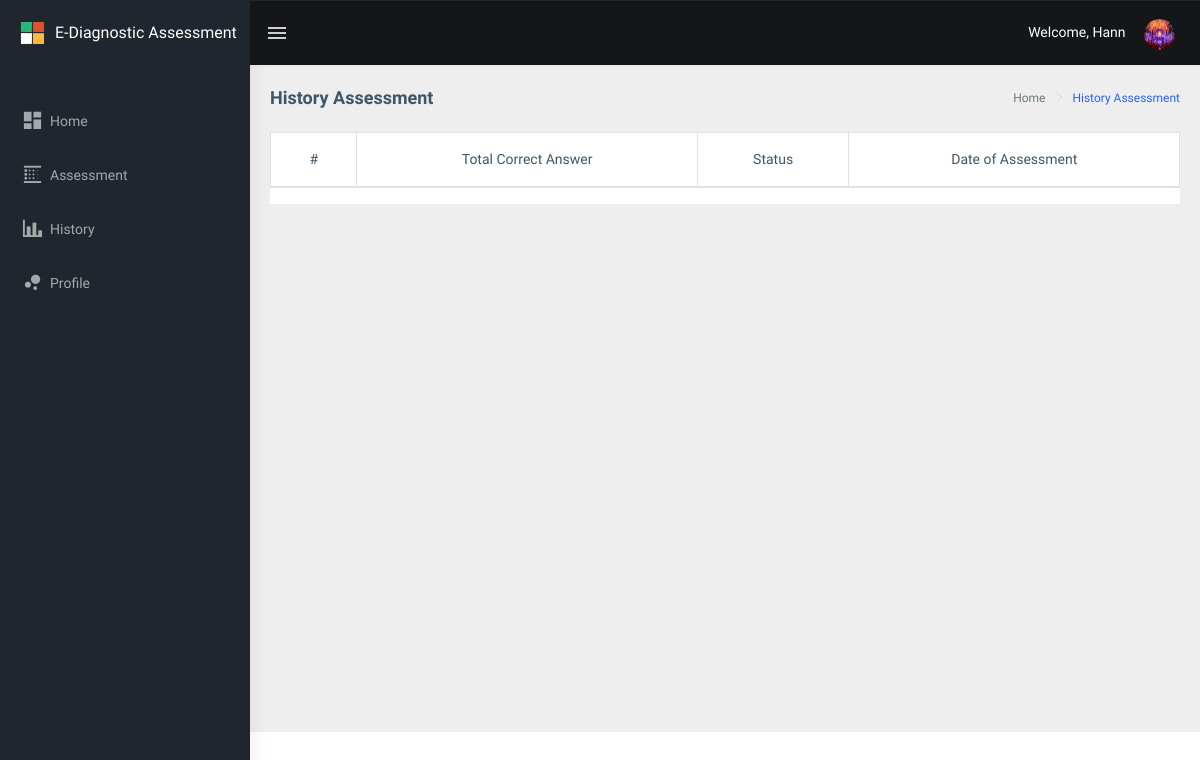
The app's page /public/main/student/history/index.php (signed in), older data.
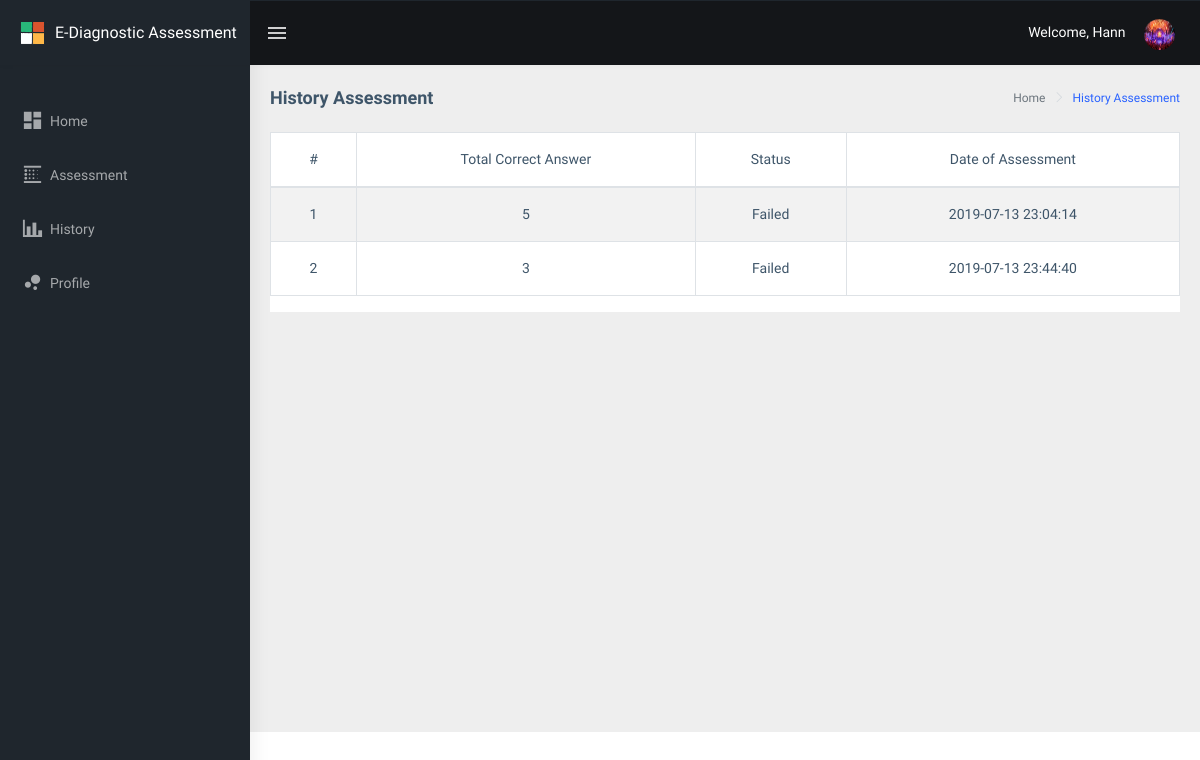
The same page, newer data.
### tables this page shows
CREATE TABLE `drxassessment_assessment_history` (
  `drxassessment_id` int(11) NOT NULL,
  `user_id` int(11) NOT NULL,
  `user_name` text NOT NULL,
  `user_email` text NOT NULL,
  `domain_name` text NOT NULL,
  `questions` text NOT NULL,
  `answer` text NOT NULL,
  `total_correct_answer` int(25) NOT NULL,
  `overall_score` int(100) NOT NULL,
  `created_at` datetime NOT NULL DEFAULT CURRENT_TIMESTAMP,
  `start_at` datetime NOT NULL,
  `end_at` datetime NOT NULL
);

### public/main/student/history/index.php (the view, shortened to what the changed rows need)
<?php
include("../../../../config/common/asdasf9z09x0c90zx90123.php");
$connection->setAttribute(PDO::ATTR_ERRMODE, PDO::ERRMODE_EXCEPTION);
if (!empty($_SESSION['drxassessmentemail'])) {
    $drxassessmentemail = $_SESSION['drxassessmentemail'];
} else {
    $drxassessmentemail = "";
}
?>
<!DOCTYPE html>
<html dir="ltr" lang="en">
<head>
    <link href="../../../assets/libs/flot/css/float-chart.css" rel="stylesheet">
    <link href="../../../dist/css/style.min.css" rel="stylesheet">
    <link href="../../../assets/libs/datatables.net-bs4/css/dataTables.bootstrap4.css" rel="stylesheet">
</head>
<body>
    <div id="main-wrapper">
        <div class="page-wrapper">
            <div class="container-fluid">
								<div class="card">
									<div class="table-responsive">
											<table id="zero_config" class="table table-striped table-bordered">
													<thead>
															<tr>
																	<th class="text-center">#</th>
																	<th class="text-center">Total Correct Answer</th>
																	<th class="text-center">Status</th>
																	<th class="text-center">Date of Assessment</th>
															</tr>
													</thead>
													<tbody>
														<?php
	                          $drx_count = 0;
	                          $result = $connection->prepare("SELECT * FROM drxassessment_assessment_history
																														WHERE user_email = :user_email");
													  $result->execute( array('user_email' => $drxassessmentemail));
	                              while ($row = $result->fetch(PDO::FETCH_ASSOC)) {
	                                     $drx_count++;
																			 $created_at = $row['created_at'];
																			 $total_correct_answer = $row['total_correct_answer'];
	                          ?>
															<tr>
																<td class="text-center"><?php echo $drx_count; ?></td>
																<td class="text-center"><?php echo $total_correct_answer; ?></td>
																<td class="text-center">
																	<?php
																	if ($total_correct_answer <= 9)
																	{
																		  echo "Failed";
																	} else if ($total_correct_answer >= 10)
																	{
																			echo "Passed";
																	}
																	?>
																</td>
																<td class="text-center"><?php echo $created_at; ?></td>
															</tr>
														<?php } ?>
													</tbody>
											</table>
									</div>
							 	</div>
				  	</div>
            </div>
        </div>
</body>
</html>

Row changes from the older to the newer data that the page shows:
added drxassessment_assessment_history: total_correct_answer "5", shows "Failed", created_at "2019-07-13 23:04:14"
added drxassessment_assessment_history: total_correct_answer "3", shows "Failed", created_at "2019-07-13 23:44:40"
